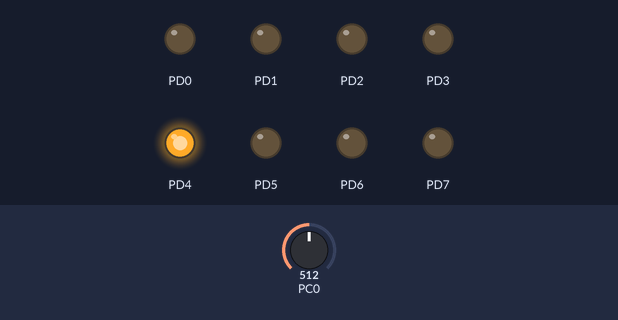
A program run on a simulated ATmega328P, built with avr-gcc and emulated at 16 MHz. On the bench: output pins drawn as LEDs (lit = HIGH). The inputs (shaded band) are chosen by the test bench; at power-on: PC0 = 512.

Above: at 1.2 s.
1.3 s: PC0 set to 621
2.8 s: PC0 set to 652
At 3.9 s:
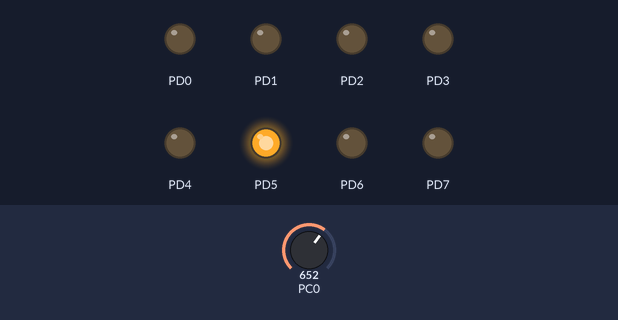
4.3 s: PC0 set to 511
At 5.1 s:
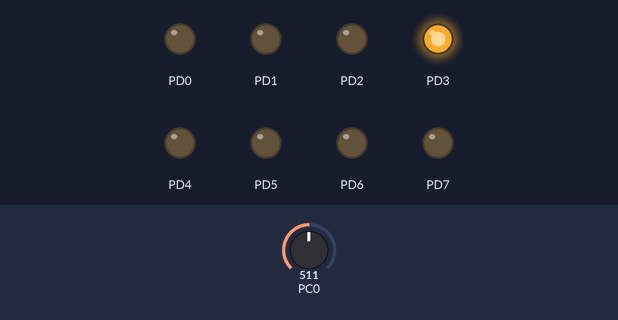
5.8 s: PC0 set to 394
7.3 s: PC0 set to 373
At 8.5 s:
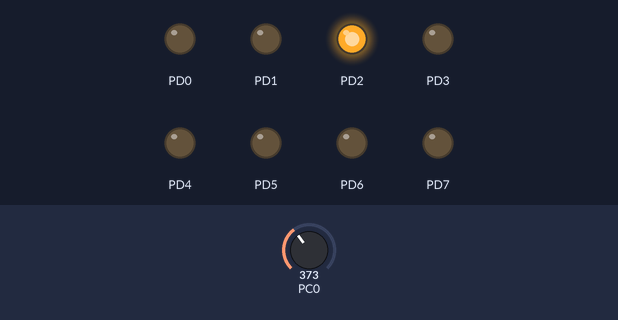
8.8 s: PC0 set to 716
At 9.7 s:
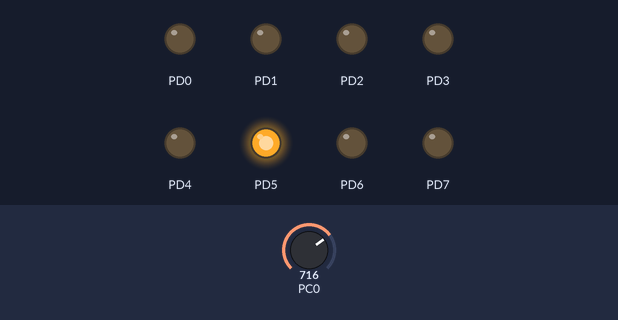
Timing chart, 0 to 11.3 s (numbered marks = the images above; inputs shaded):
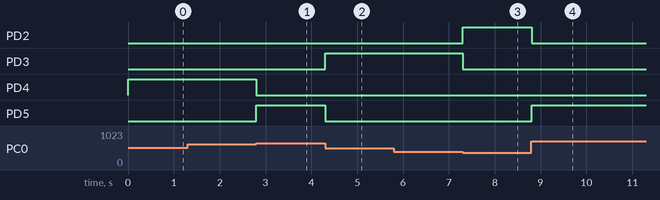

Measured:
- the behaviour switches between 639 and 640 on PC0 (found by bisection; images 0 and 1)
- the behaviour switches between 384 and 383 on PC0 (found by bisection; images 2 and 3)
- after the input at 1.3 s, every drawn part: stays the same
- after the input at 2.8 s, PD4: HIGH → LOW at once; PD5: LOW → HIGH at once
- after the input at 4.3 s, PD3: LOW → HIGH at once; PD5: HIGH → LOW at once
- after the input at 5.8 s, every drawn part: stays the same
- after the input at 7.3 s, PD2: LOW → HIGH at once; PD3: HIGH → LOW at once
- after the input at 8.8 s, PD2: HIGH → LOW at once; PD5: LOW → HIGH at once

The program:

main.c
```c
/*
 * H3_2.c
 *
 * Created: 2023-04-30 오후 9:27:30
 * Author : songd
 */
#define F_CPU 16000000L
#include <avr/io.h>
#include <util/delay.h>

void ADC_INIT(unsigned char c) {
	ADMUX |= 0x40;

	ADCSRA |= 0x07;
	ADCSRA |= (1 << ADEN);
	ADCSRA |= (1 << ADATE);

	ADMUX |= ((ADMUX & 0xE0) | c);
	ADCSRA |= (1 << ADSC);
}

int read_ADC(void) {
	while(!(ADCSRA & (1 << ADIF)));
	return ADC;
}

void PORT_INIT() {
	DDRD = 0xFF;
	PORTD = 0x00;
}

int main(void)
{
	int value;

	ADC_INIT(0);
	PORT_INIT();

    while (1)
    {
		value = read_ADC() >> 7;
		PORTD = 0x01 << value;
		_delay_ms(10);
    }
}
```
